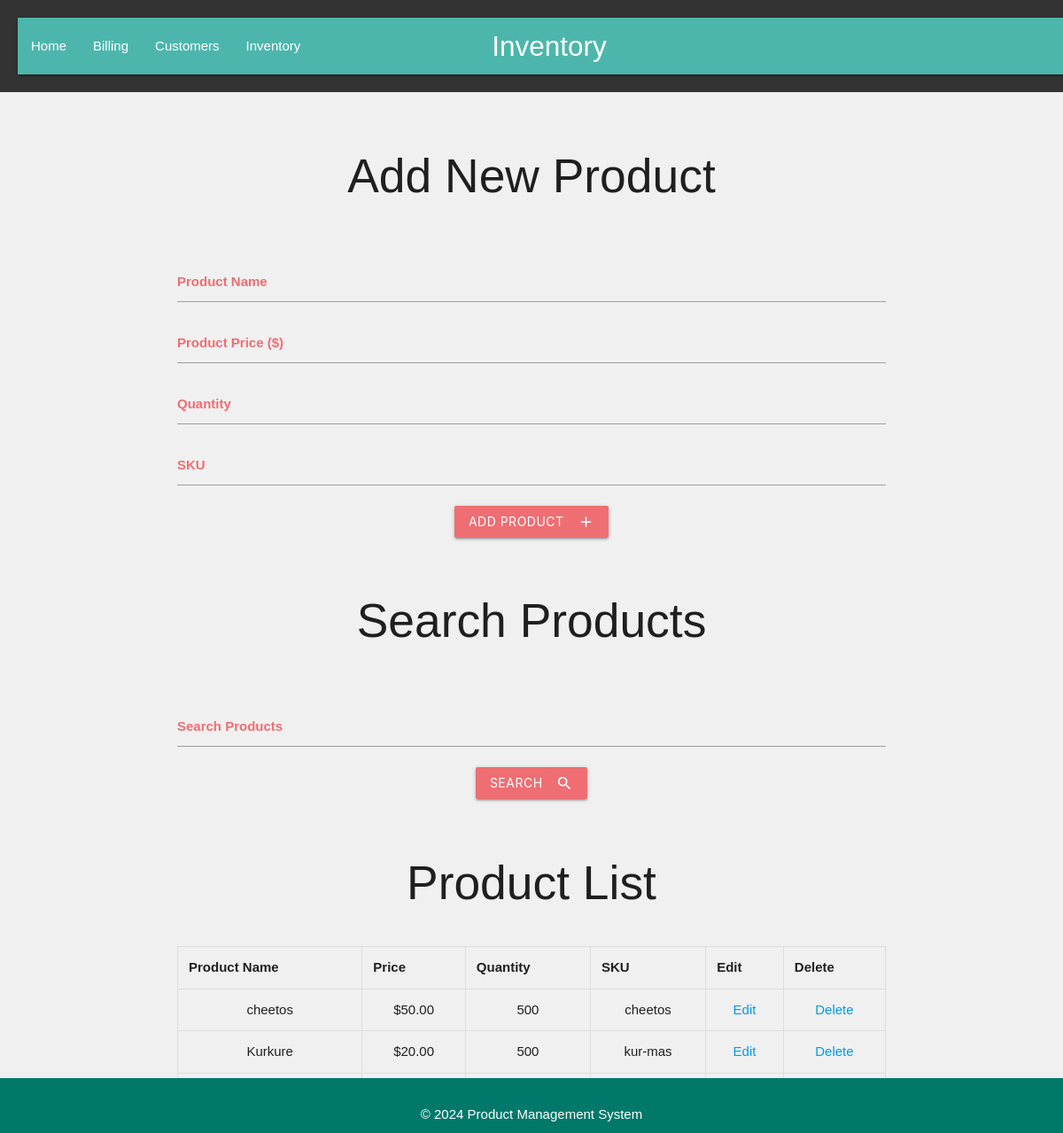
Before: /product.php with the older database file.
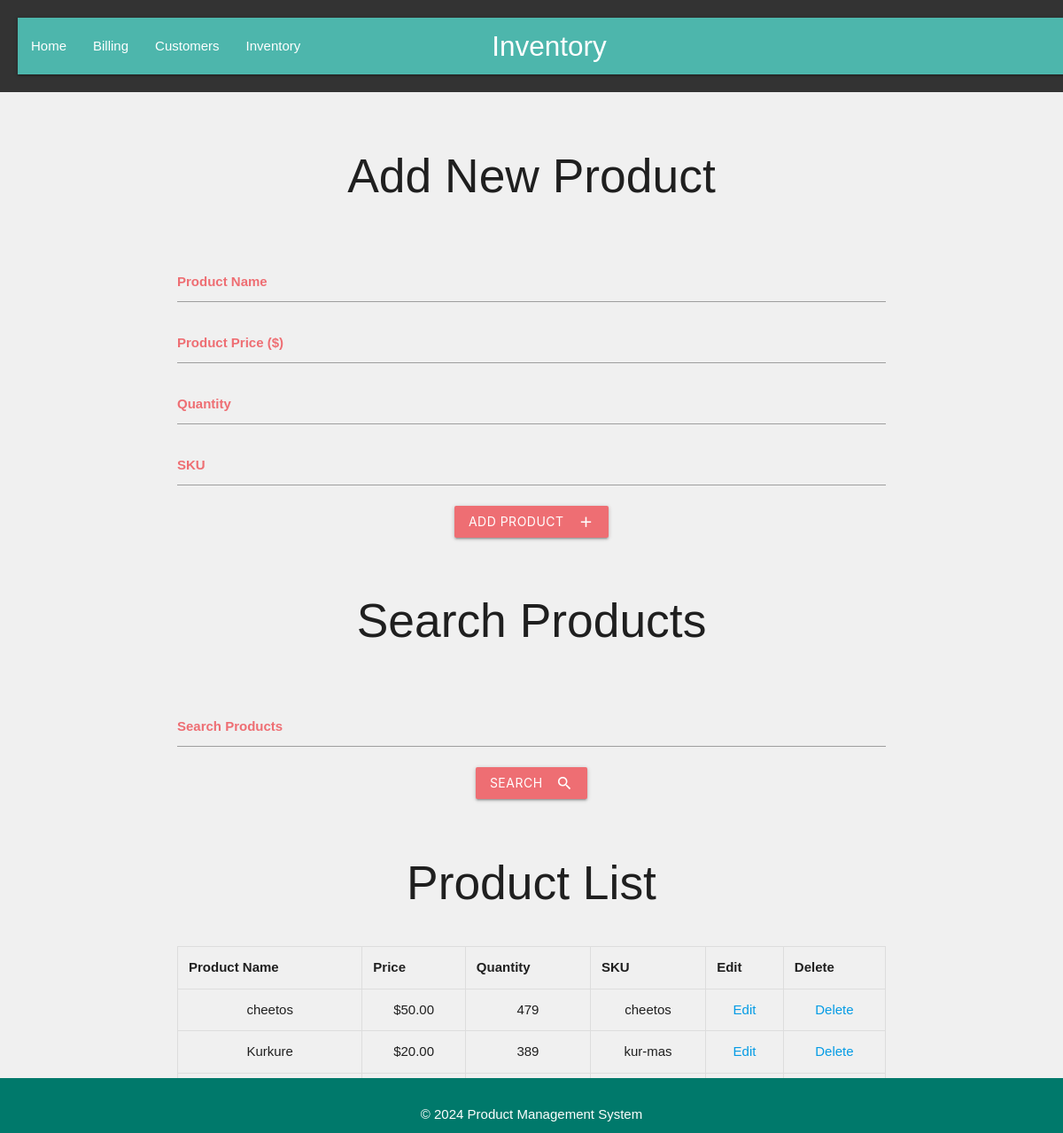
After: the same page with the newer database file.
### tables this page shows
CREATE TABLE IF NOT EXISTS `products` (
  `id` int(11) NOT NULL AUTO_INCREMENT,
  `name` varchar(255) NOT NULL,
  `price` decimal(10,2) NOT NULL,
  `quantity` int(11) NOT NULL,
  `sku` varchar(100) NOT NULL,
  PRIMARY KEY (`id`),
  UNIQUE KEY `sku` (`sku`)
);

### product.php (the view, shortened to what this page needs)
<?php
require_once('db.php');
$sort = isset($_GET['sort']) ? $_GET['sort'] : 'name';
$search = isset($_GET['search']) ? $_GET['search'] : '';
if ($search !== '') {
    $sql = "SELECT * FROM products WHERE name LIKE ? OR sku LIKE ? ORDER BY " . $sort;
    $stmt = $conn->prepare($sql);
    $searchTerm = '%' . $search . '%';
    $stmt->bind_param("ss", $searchTerm, $searchTerm);
} else {
    $sql = "SELECT * FROM products ORDER BY " . $sort;
    $stmt = $conn->prepare($sql);
}
$stmt->execute();
$result = $stmt->get_result();
?>
<!DOCTYPE html>
<html lang="en">
<head>
    <link rel="stylesheet" href="https://cdnjs.cloudflare.com/ajax/libs/materialize/1.0.0/css/materialize.min.css">
    <link rel="stylesheet" type="text/css" href="styles.css">
</head>
<body>
<header>
        <div class="navbar-fixed">
            <nav class="teal lighten-2">
                <div class="nav-wrapper">
                    <a href="#!" class="brand-logo center">Inventory</a>
                    <ul class="left hide-on-med-and-down">
                        <li><a href="index.php">Home</a></li>
                        <li><a href="bill.php">Billing</a></li>
                        <li><a href="customer.php">Customers</a></li>
                        <li><a href="product.php">Inventory</a></li>
                    </ul>
                </div>
            </nav>
        </div>
    </header>
<main class="container">
    <h2>Add New Product</h2>
    <form action="product.php" method="post">
        <div class="input-field">
            <input type="text" id="name" name="name" required>
            <label for="name">Product Name</label>
        </div>
        <div class="input-field">
            <input type="number" id="price" name="price" step="0.01" required>
            <label for="price">Product Price ($)</label>
        </div>
        <div class="input-field">
            <input type="number" id="quantity" name="quantity" required>
            <label for="quantity">Quantity</label>
        </div>
        <div class="input-field">
            <input type="text" id="sku" name="sku" required>
            <label for="sku">SKU</label>
        </div>
        <button class="btn waves-effect waves-light" type="submit">Add Product
            <i class="material-icons right">add</i>
        </button>
    </form>
    <h2>Search Products</h2>
    <form action="product.php" method="get">
        <div class="input-field">
            <input type="text" name="search" id="search">
            <label for="search">Search Products</label>
        </div>
        <button class="btn waves-effect waves-light" type="submit">Search
            <i class="material-icons right">search</i>
        </button>
    </form>
    <h2>Product List</h2>
    <?php
    if ($result->num_rows > 0) {
        echo "<table><tr><th>Product Name</th><th>Price</th><th>Quantity</th><th>SKU</th><th>Edit</th><th>Delete</th></tr>";
        while($row = $result->fetch_assoc()) {
            echo "<tr>
                    <td>" . htmlspecialchars($row["name"]) . "</td>
                    <td>$" . htmlspecialchars($row["price"]) . "</td>
                    <td>" . htmlspecialchars($row["quantity"]) . "</td>
                    <td>" . htmlspecialchars($row["sku"]) . "</td>
                    <td><a href='edit_product.php?id=" . $row["id"] . "'>Edit</a></td>
                    <td><a href='delete_product.php?id=" . $row["id"] . "' onclick='return confirm(\"Are you sure you want to delete this product?\")'>Delete</a></td>
                  </tr>";
        }
        echo "</table>";
    } else {
        echo "No products found";
    }
    ?>
</main>
<footer class="page-footer teal darken-2">
    <div class="container">
        &copy; 2024 Product Management System
    </div>
</footer>
</body>
</html>

### styles.css (style rules this page uses)
body , main { display: flex; flex-direction: column; font-family: Arial, sans-serif; background-color: #f0f0f0; margin: 0; padding: 0; }
header { background-color: #333; color: #fff; padding: 20px; text-align: center; }
nav { text-align: center; }
main { padding: 20px; text-align: center; }
label { display: block; margin-bottom: 5px; font-weight: bold; color: #333; }
input[type="text"], input[type="email"], input[type="tel"], input[type="submit"] { width: calc(100% - 22px); padding: 10px; margin-top: 5px; border: none; border-radius: 5px; transition: background-color 0.3s ease; }
input[type="text"], input[type="email"], input[type="tel"] { background-color: #fff; border: 1px solid #ccc; }
footer { background-color: #333; color: #fff; text-align: center; padding: 10px 0; position: fixed; bottom: 0; width: 100%; }
table { width: 100%; border-collapse: collapse; margin-top: 20px; }
th, td { padding: 12px; border: 1px solid #ddd; text-align: left; }
tbody td { text-align: center; }
form { margin: 2rem 0; }
.page-footer { margin-top: auto; }
.container { margin-top: 10px; flex: 1; }
.btn { background-color: #ee6e73; }
.input-field label { color: #ee6e73; }

Changed rows visible on the page:
changed products "cheetos": quantity "500" → "479"
changed products "Kurkure": quantity "500" → "389"
